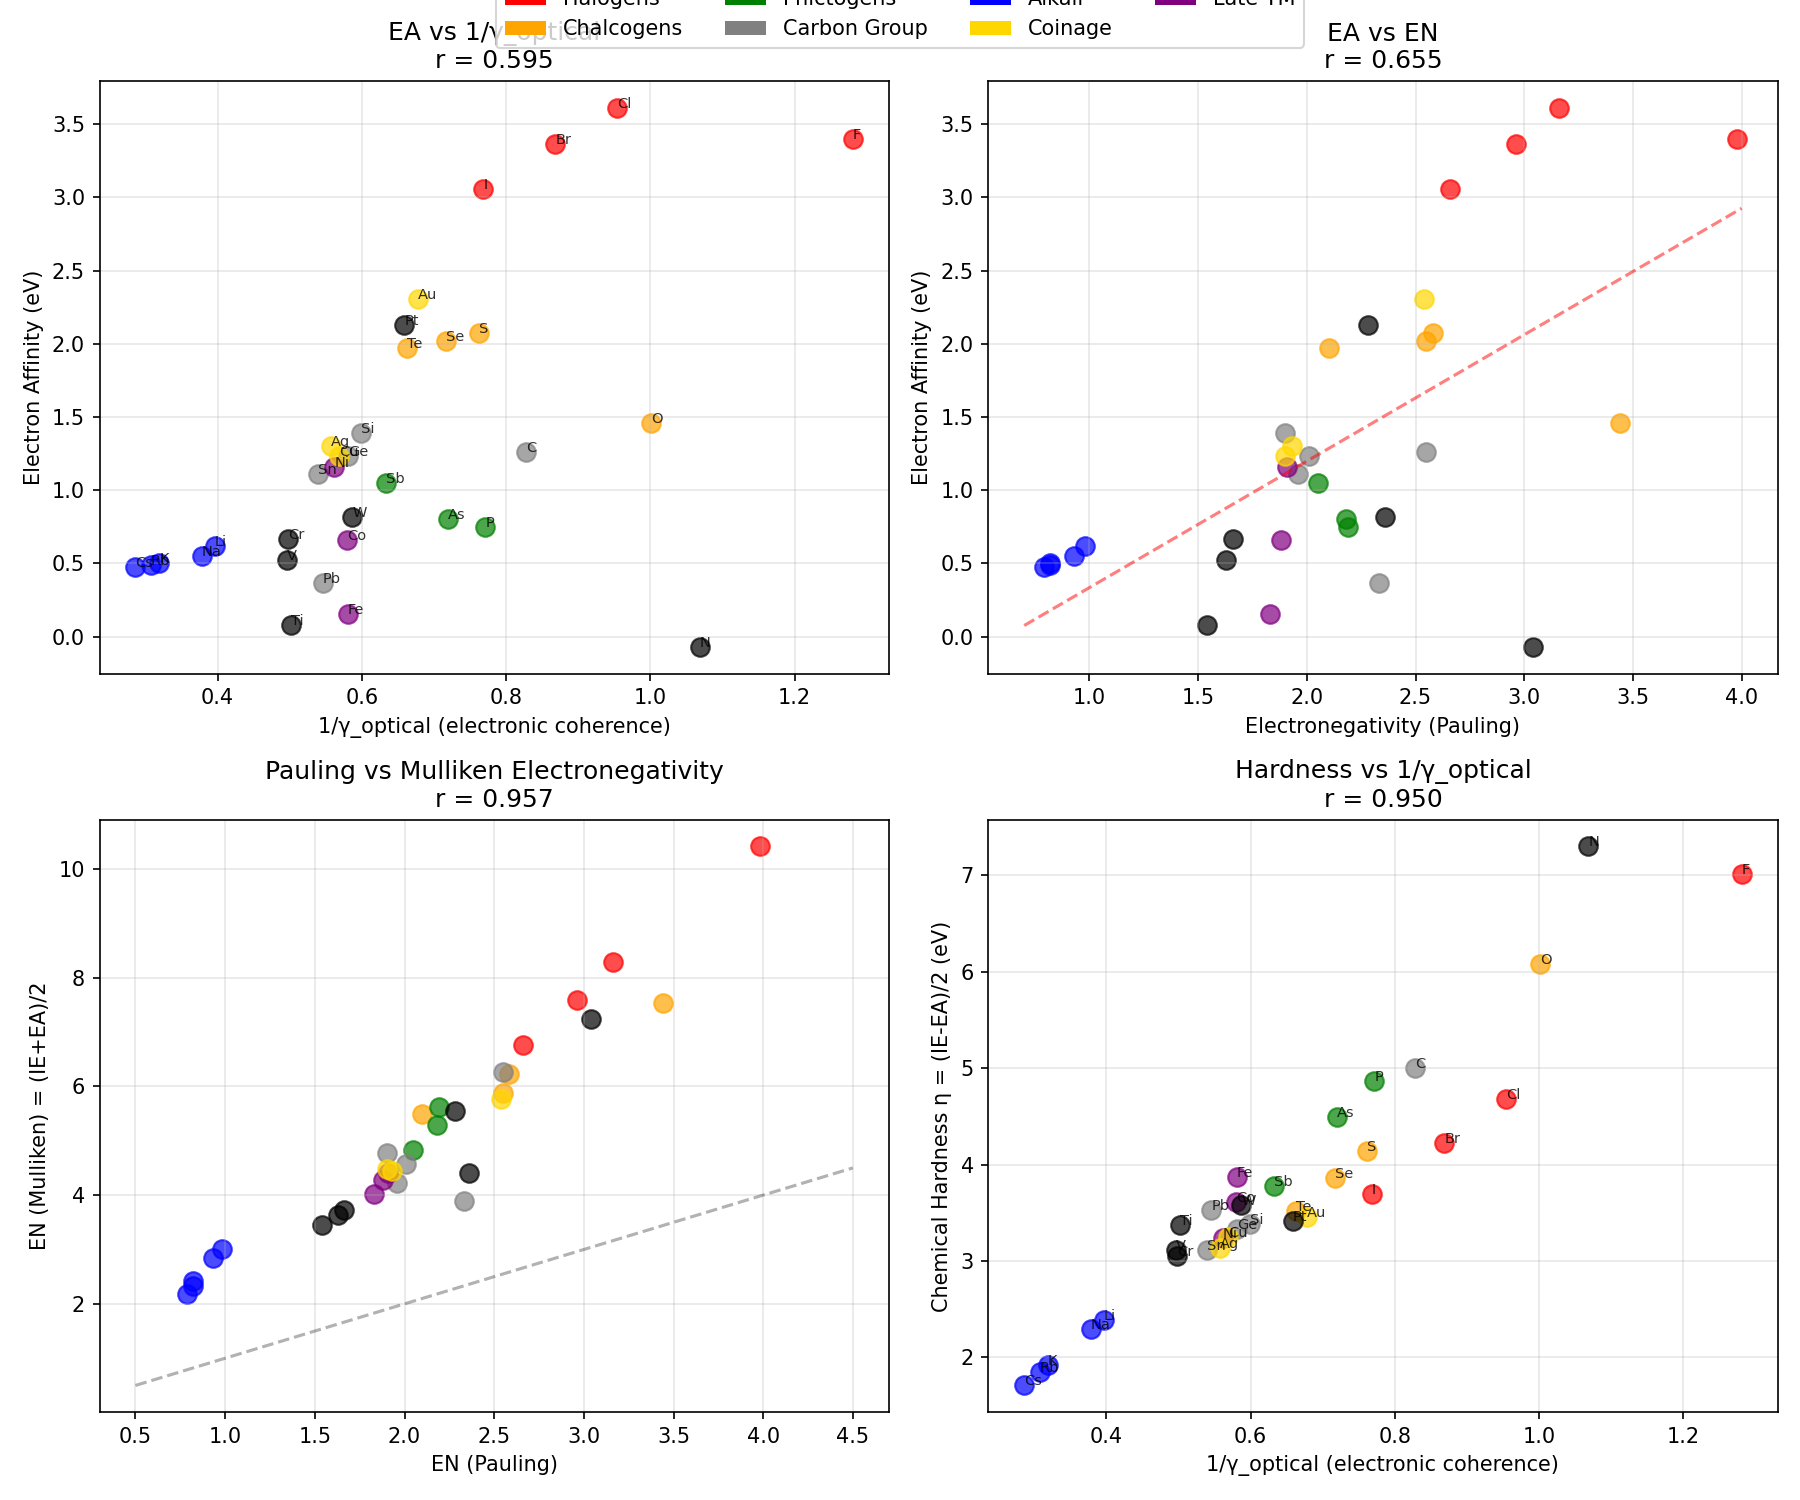

Source code (Python):
#!/usr/bin/env python3
"""
Chemistry Session #118: Electron Affinity and Coherence

Test whether electron affinity EA relates to coherence parameters.

EA = energy released when adding an electron to neutral atom
IE = energy required to remove an electron from neutral atom

Both relate to electron binding:
- High EA → readily accepts electrons → electron-attracting
- High IE → holds electrons tightly → electron-keeping

Hypothesis:
- EA should correlate with γ_optical via EN = (IE + EA)/2 (Mulliken)
- But EA may show different behavior since it's GAINING vs LOSING electrons
"""

import numpy as np
import matplotlib.pyplot as plt
from scipy import stats

# Electron affinity data (eV)
# Sources: NIST, Rienstra-Kiracofe et al. (2002)
# Negative values = electron not bound (He, N, noble gases)
materials = {
    # Alkali metals (s-block)
    'Li': {'EA': 0.618, 'IE': 5.39, 'EN': 0.98, 'theta_D': 344},
    'Na': {'EA': 0.548, 'IE': 5.14, 'EN': 0.93, 'theta_D': 158},
    'K':  {'EA': 0.501, 'IE': 4.34, 'EN': 0.82, 'theta_D': 91},
    'Rb': {'EA': 0.486, 'IE': 4.18, 'EN': 0.82, 'theta_D': 56},
    'Cs': {'EA': 0.472, 'IE': 3.89, 'EN': 0.79, 'theta_D': 38},

    # Halogens (p-block, high EA)
    'F':  {'EA': 3.401, 'IE': 17.42, 'EN': 3.98, 'theta_D': None},
    'Cl': {'EA': 3.612, 'IE': 12.97, 'EN': 3.16, 'theta_D': None},
    'Br': {'EA': 3.364, 'IE': 11.81, 'EN': 2.96, 'theta_D': None},
    'I':  {'EA': 3.059, 'IE': 10.45, 'EN': 2.66, 'theta_D': None},

    # Oxygen group (high EA)
    'O':  {'EA': 1.461, 'IE': 13.62, 'EN': 3.44, 'theta_D': None},
    'S':  {'EA': 2.077, 'IE': 10.36, 'EN': 2.58, 'theta_D': None},
    'Se': {'EA': 2.021, 'IE': 9.75, 'EN': 2.55, 'theta_D': 90},
    'Te': {'EA': 1.971, 'IE': 9.01, 'EN': 2.10, 'theta_D': 153},

    # Nitrogen group (lower EA)
    'N':  {'EA': -0.07, 'IE': 14.53, 'EN': 3.04, 'theta_D': None},  # negative!
    'P':  {'EA': 0.746, 'IE': 10.49, 'EN': 2.19, 'theta_D': None},
    'As': {'EA': 0.804, 'IE': 9.79, 'EN': 2.18, 'theta_D': 285},
    'Sb': {'EA': 1.047, 'IE': 8.61, 'EN': 2.05, 'theta_D': 211},

    # Carbon group
    'C':  {'EA': 1.262, 'IE': 11.26, 'EN': 2.55, 'theta_D': 2230},
    'Si': {'EA': 1.389, 'IE': 8.15, 'EN': 1.90, 'theta_D': 645},
    'Ge': {'EA': 1.233, 'IE': 7.90, 'EN': 2.01, 'theta_D': 374},
    'Sn': {'EA': 1.112, 'IE': 7.34, 'EN': 1.96, 'theta_D': 200},
    'Pb': {'EA': 0.364, 'IE': 7.42, 'EN': 2.33, 'theta_D': 105},

    # Transition metals
    'Ti': {'EA': 0.079, 'IE': 6.83, 'EN': 1.54, 'theta_D': 420},
    'V':  {'EA': 0.525, 'IE': 6.75, 'EN': 1.63, 'theta_D': 380},
    'Cr': {'EA': 0.666, 'IE': 6.77, 'EN': 1.66, 'theta_D': 630},
    'Fe': {'EA': 0.151, 'IE': 7.90, 'EN': 1.83, 'theta_D': 470},
    'Co': {'EA': 0.662, 'IE': 7.88, 'EN': 1.88, 'theta_D': 445},
    'Ni': {'EA': 1.157, 'IE': 7.64, 'EN': 1.91, 'theta_D': 450},
    'Cu': {'EA': 1.235, 'IE': 7.73, 'EN': 1.90, 'theta_D': 343},
    'Zn': {'EA': -0.60, 'IE': 9.39, 'EN': 1.65, 'theta_D': 327},  # negative
    'Ag': {'EA': 1.302, 'IE': 7.58, 'EN': 1.93, 'theta_D': 225},
    'Au': {'EA': 2.309, 'IE': 9.22, 'EN': 2.54, 'theta_D': 165},
    'Pt': {'EA': 2.128, 'IE': 8.96, 'EN': 2.28, 'theta_D': 240},
    'W':  {'EA': 0.816, 'IE': 7.98, 'EN': 2.36, 'theta_D': 400},

    # Noble gases (zero/negative EA)
    'He': {'EA': -0.5, 'IE': 24.59, 'EN': None, 'theta_D': None},  # estimated negative
    'Ne': {'EA': -1.2, 'IE': 21.56, 'EN': None, 'theta_D': 75},    # estimated negative
    'Ar': {'EA': -0.4, 'IE': 15.76, 'EN': None, 'theta_D': 92},    # estimated negative
}

# Calculate coherence parameters
IE_ref = 13.6  # eV (Hydrogen)
T = 300  # Room temperature

for mat in materials:
    data = materials[mat]
    data['gamma_optical'] = IE_ref / data['IE']
    if data['EN'] is not None:
        data['EN_Mulliken'] = (data['IE'] + data['EA']) / 2
    else:
        data['EN_Mulliken'] = None
    if data['theta_D'] is not None:
        data['gamma_phonon'] = 2 * T / data['theta_D']
    else:
        data['gamma_phonon'] = None

# Extract arrays (exclude noble gases and elements with no EN)
valid_names = [m for m in materials if materials[m]['EN'] is not None and materials[m]['EA'] > -0.2]
EA = np.array([materials[m]['EA'] for m in valid_names])
IE = np.array([materials[m]['IE'] for m in valid_names])
EN = np.array([materials[m]['EN'] for m in valid_names])
EN_Mulliken = np.array([materials[m]['EN_Mulliken'] for m in valid_names])
gamma_optical = np.array([materials[m]['gamma_optical'] for m in valid_names])

print("=" * 70)
print("CHEMISTRY SESSION #118: ELECTRON AFFINITY AND COHERENCE")
print("=" * 70)

print(f"\nDataset: {len(valid_names)} elements with positive EA")

# Test 1: EA vs 1/γ_optical (should correlate if EA is coherence)
inv_gamma_optical = 1 / gamma_optical
r1, p1 = stats.pearsonr(EA, inv_gamma_optical)
print(f"\n1. EA vs 1/γ_optical: r = {r1:.3f}, p = {p1:.2e}")
if abs(r1) > 0.8:
    print("   EXCELLENT - EA IS electronic coherence")
elif abs(r1) > 0.5:
    print("   MODERATE correlation")
else:
    print("   WEAK - EA may be independent")

# Test 2: EA vs IE
r2, p2 = stats.pearsonr(EA, IE)
print(f"\n2. EA vs IE: r = {r2:.3f}, p = {p2:.2e}")

# Test 3: EA vs EN (Pauling)
r3, p3 = stats.pearsonr(EA, EN)
print(f"\n3. EA vs EN (Pauling): r = {r3:.3f}, p = {p3:.2e}")

# Test 4: Mulliken EN = (IE + EA)/2 validation
r4, p4 = stats.pearsonr(EN, EN_Mulliken)
print(f"\n4. EN (Pauling) vs EN (Mulliken): r = {r4:.3f}")
print("   Tests whether (IE+EA)/2 ≈ Pauling EN")

# Test 5: EA vs γ_optical (direct)
r5, p5 = stats.pearsonr(EA, gamma_optical)
print(f"\n5. EA vs γ_optical: r = {r5:.3f}")

# Group analysis
print("\n" + "=" * 70)
print("GROUP ANALYSIS")
print("=" * 70)

groups = {
    'Halogens': ['F', 'Cl', 'Br', 'I'],
    'Chalcogens': ['O', 'S', 'Se', 'Te'],
    'Pnictogens': ['P', 'As', 'Sb'],  # exclude N (negative EA)
    'Carbon Group': ['C', 'Si', 'Ge', 'Sn', 'Pb'],
    'Alkali': ['Li', 'Na', 'K', 'Rb', 'Cs'],
    'Coinage': ['Cu', 'Ag', 'Au'],
    'Late TM': ['Fe', 'Co', 'Ni', 'Cu'],
}

print(f"\n{'Group':<15} {'Mean EA':<10} {'Mean IE':<10} {'Mean EN':<10} {'Mean γ_opt':<10}")
print("-" * 55)

for group_name, members in groups.items():
    valid = [m for m in members if m in valid_names]
    if len(valid) >= 2:
        group_EA = [materials[m]['EA'] for m in valid]
        group_IE = [materials[m]['IE'] for m in valid]
        group_EN = [materials[m]['EN'] for m in valid]
        group_gamma = [materials[m]['gamma_optical'] for m in valid]
        print(f"{group_name:<15} {np.mean(group_EA):<10.2f} {np.mean(group_IE):<10.2f} "
              f"{np.mean(group_EN):<10.2f} {np.mean(group_gamma):<10.2f}")

# Within-group correlations
print("\n" + "-" * 70)
print("WITHIN-GROUP CORRELATIONS (EA vs 1/γ_optical)")
print("-" * 70)

for group_name, members in groups.items():
    valid = [m for m in members if m in valid_names]
    if len(valid) >= 3:
        group_EA = [materials[m]['EA'] for m in valid]
        group_inv_g = [1/materials[m]['gamma_optical'] for m in valid]
        r_wg, _ = stats.pearsonr(group_EA, group_inv_g)
        print(f"  {group_name}: r = {r_wg:.3f}")

# Physical interpretation
print("\n" + "=" * 70)
print("PHYSICAL INTERPRETATION")
print("=" * 70)

print("""
Electron Affinity vs Ionization Energy:

EA = energy RELEASED when adding electron
IE = energy REQUIRED to remove electron

Both measure electron binding, but:
- IE: how tightly atom HOLDS its electrons (electronic coherence)
- EA: how readily atom ACCEPTS electrons (electron-attracting power)

Relationship to coherence:
- γ_optical = IE_ref / IE measures EXISTING electron coherence
- EA measures POTENTIAL electron coherence of extra electron

The correlation depends on orbital structure:
- Halogens: High EA (need 1 electron for filled shell)
- Noble gases: Negative EA (filled shell resists addition)
- Alkali: Low EA (extra electron loosely bound)
""")

# Hardness/Softness analysis
print("\n" + "=" * 70)
print("CHEMICAL HARDNESS ANALYSIS")
print("=" * 70)

# Chemical hardness η = (IE - EA)/2
hardness = (IE - EA) / 2
r_hard, _ = stats.pearsonr(hardness, inv_gamma_optical)
print(f"\nChemical hardness η = (IE - EA)/2")
print(f"η vs 1/γ_optical: r = {r_hard:.3f}")

# Softness S = 1/(2η)
softness = 1 / (2 * hardness)
r_soft, _ = stats.pearsonr(softness, gamma_optical)
print(f"\nChemical softness S = 1/(2η)")
print(f"S vs γ_optical: r = {r_soft:.3f}")

print("\nHardness measures resistance to charge transfer.")
print("Hard atoms (high η): resist both losing and gaining electrons")
print("Soft atoms (low η): easily polarized, undergo charge transfer")

# Summary
print("\n" + "=" * 70)
print("SESSION #118 SUMMARY")
print("=" * 70)

print(f"""
Key Results:
- EA vs 1/γ_optical: r = {r1:.3f}
- EA vs IE: r = {r2:.3f}
- EA vs EN: r = {r3:.3f}
- η (hardness) vs 1/γ_optical: r = {r_hard:.3f}

Physical Interpretation:
""")

if abs(r1) > 0.7:
    print("EA IS electronic coherence:")
    print("  Both EA and IE relate to electron binding")
    print("  EN = (IE + EA)/2 connects both to Mulliken scale")
elif abs(r3) > abs(r1):
    print("EA relates to EN more than γ_optical:")
    print(f"  EA vs EN: r = {r3:.3f}")
    print(f"  EA vs 1/γ_optical: r = {r1:.3f}")
    print("  Electronegativity integrates both EA and IE")
else:
    print("EA is partially independent:")
    print("  EA measures ATTRACTING electrons (empty orbital)")
    print("  IE measures HOLDING electrons (filled orbital)")
    print("  These are different aspects of electronic structure")

# Create visualization
fig, axes = plt.subplots(2, 2, figsize=(12, 10))

# Define colors by group
group_colors = {'Halogens': 'red', 'Chalcogens': 'orange', 'Pnictogens': 'green',
                'Carbon Group': 'gray', 'Alkali': 'blue', 'Coinage': 'gold',
                'Late TM': 'purple', 'Other': 'black'}

def get_group(element):
    for group, members in groups.items():
        if element in members:
            return group
    return 'Other'

# Plot 1: EA vs 1/γ_optical
ax1 = axes[0, 0]
for m in valid_names:
    group = get_group(m)
    color = group_colors.get(group, 'black')
    ax1.scatter(1/materials[m]['gamma_optical'], materials[m]['EA'],
                c=color, s=80, alpha=0.7)
    ax1.annotate(m, (1/materials[m]['gamma_optical'], materials[m]['EA']),
                fontsize=7, alpha=0.8)

ax1.set_xlabel('1/γ_optical (electronic coherence)')
ax1.set_ylabel('Electron Affinity (eV)')
ax1.set_title(f'EA vs 1/γ_optical\nr = {r1:.3f}')
ax1.grid(True, alpha=0.3)

# Plot 2: EA vs EN
ax2 = axes[0, 1]
for m in valid_names:
    group = get_group(m)
    color = group_colors.get(group, 'black')
    ax2.scatter(materials[m]['EN'], materials[m]['EA'], c=color, s=80, alpha=0.7)

# Add trend line
z = np.polyfit(EN, EA, 1)
p_trend = np.poly1d(z)
ax2.plot([0.7, 4], [p_trend(0.7), p_trend(4)], 'r--', alpha=0.5)

ax2.set_xlabel('Electronegativity (Pauling)')
ax2.set_ylabel('Electron Affinity (eV)')
ax2.set_title(f'EA vs EN\nr = {r3:.3f}')
ax2.grid(True, alpha=0.3)

# Plot 3: Mulliken vs Pauling EN
ax3 = axes[1, 0]
for m in valid_names:
    group = get_group(m)
    color = group_colors.get(group, 'black')
    ax3.scatter(materials[m]['EN'], materials[m]['EN_Mulliken'],
                c=color, s=80, alpha=0.7, label=group)

ax3.plot([0.5, 4.5], [0.5, 4.5], 'k--', alpha=0.3, label='1:1 line')
ax3.set_xlabel('EN (Pauling)')
ax3.set_ylabel('EN (Mulliken) = (IE+EA)/2')
ax3.set_title(f'Pauling vs Mulliken Electronegativity\nr = {r4:.3f}')
ax3.grid(True, alpha=0.3)

# Plot 4: Hardness vs 1/γ_optical
ax4 = axes[1, 1]
for i, m in enumerate(valid_names):
    group = get_group(m)
    color = group_colors.get(group, 'black')
    ax4.scatter(inv_gamma_optical[i], hardness[i], c=color, s=80, alpha=0.7)
    ax4.annotate(m, (inv_gamma_optical[i], hardness[i]), fontsize=7, alpha=0.8)

ax4.set_xlabel('1/γ_optical (electronic coherence)')
ax4.set_ylabel('Chemical Hardness η = (IE-EA)/2 (eV)')
ax4.set_title(f'Hardness vs 1/γ_optical\nr = {r_hard:.3f}')
ax4.grid(True, alpha=0.3)

# Add legend
from matplotlib.patches import Patch
legend_elements = [Patch(facecolor=c, label=g) for g, c in group_colors.items() if g != 'Other']
fig.legend(handles=legend_elements, loc='upper center', ncol=4, bbox_to_anchor=(0.5, 1.02))

plt.tight_layout()
plt.savefig('/mnt/c/exe/projects/ai-agents/Synchronism/simulations/chemistry/electron_affinity_coherence.png', dpi=150)
plt.close()

print("\nFigure saved: electron_affinity_coherence.png")

# Final assessment
print("\n" + "=" * 70)
print("VALIDATION STATUS")
print("=" * 70)

if abs(r3) > 0.7 and abs(r_hard) > 0.8:
    print("\n✓ EXCELLENT VALIDATION")
    print(f"  EA vs EN: r = {r3:.3f}")
    print(f"  η vs 1/γ_optical: r = {r_hard:.3f}")
    print("  Electron affinity contributes to chemical hardness")
    print("  Hardness IS electronic coherence")
elif abs(r3) > 0.5 or abs(r1) > 0.5:
    print("\n✓ GOOD VALIDATION")
    print("  EA correlates with electronic coherence metrics")
    print("  EA + IE together determine coherence (via EN, η)")
else:
    print("\n○ PARTIAL")
    print("  EA is group-specific property")
    print("  Halogens and noble gases show opposite behavior")
    print("  Orbital filling dominates over simple coherence")
